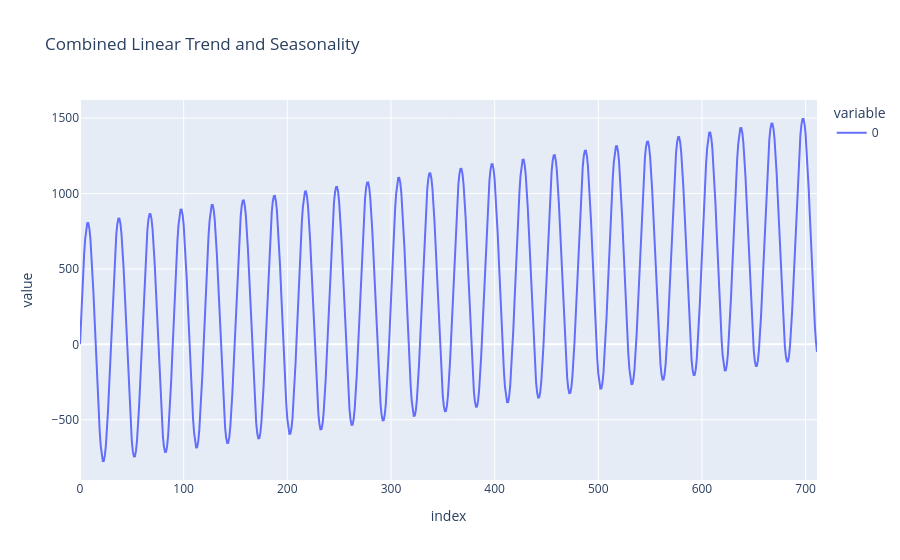

The notebook cell this image was saved under:
### Code cell
# now add them together
combined = linear_trend + seasonality * 40
fig = px.line(combined, title='Combined Linear Trend and Seasonality')       
fig.show()

### Figure 1 — Plotly figure (JSON) as saved in the notebook; plotly's stock layout.template omitted (floating-point values rounded to 4 significant figures; data arrays with more than 128 entries replaced by an {"elided": "..."} marker saying what was removed)
{"data": [{"hovertemplate": "variable=0<br>index=%{x}<br>value=%{y}<extra></extra>", "legendgroup": "0", "line": {"color": "#636efa", "dash": "solid"}, "marker": {"symbol": "circle"}, "mode": "lines", "name": "0", "orientation": "v", "showlegend": true, "type": "scatter", "x": {"elided": "712 int values"}, "xaxis": "x", "y": {"elided": "712 float values"}, "yaxis": "y"}], "layout": {"legend": {"title": {"text": "variable"}, "tracegroupgap": 0}, "title": {"text": "Combined Linear Trend and Seasonality"}, "xaxis": {"anchor": "y", "domain": [0, 1], "title": {"text": "index"}}, "yaxis": {"anchor": "x", "domain": [0, 1], "title": {"text": "value"}}}}
